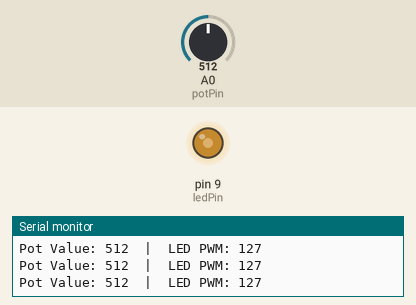
Simulated run of this sketch. Board: Arduino Uno, built with avr-gcc and run on an emulated ATmega328P. Shown: output pins drawn as LEDs (lit = HIGH), the last lines printed to the serial monitor. The inputs (shaded band) are chosen by the test bench; at power-on: A0 (potPin) = 512.

Above: at 1.2 s.
1.3 s: A0 (potPin) set to 411
At 2.7 s:
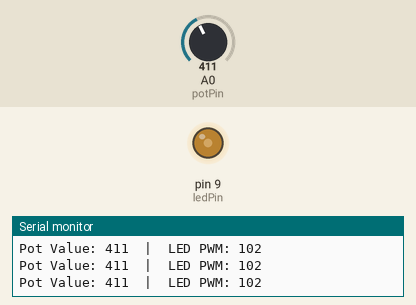
4.3 s: A0 (potPin) set to 387
At 5.6 s:
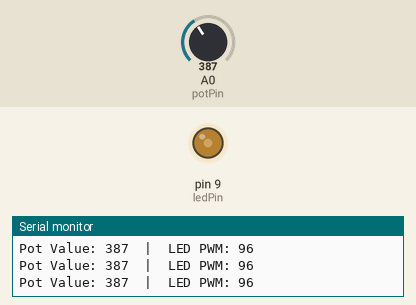
7.3 s: A0 (potPin) set to 109
At 7.8 s:
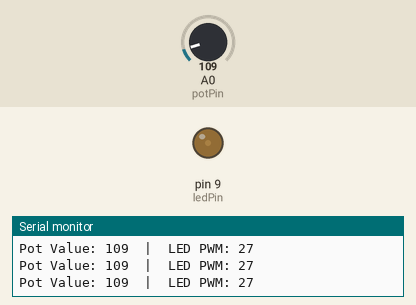
8.8 s: A0 (potPin) set to 95
At 10.0 s:
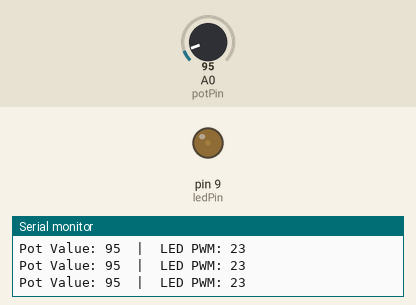
11.8 s: A0 (potPin) set to 0
At 12.1 s:
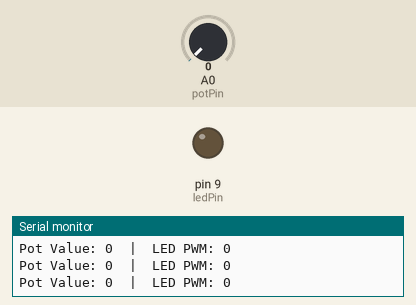
13.3 s: A0 (potPin) set to 8
At 14.7 s:
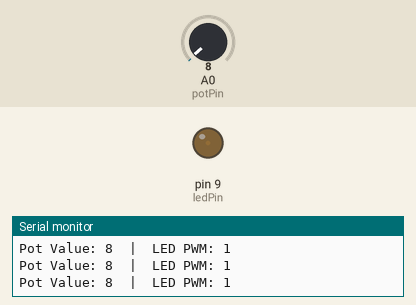
16.3 s: A0 (potPin) set to 11
Timing chart, 0 to 19.3 s (numbered marks = the images above; inputs shaded):
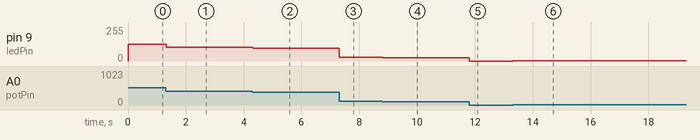

The sketch:

LED_PWM.ino
```cpp
// (licence header left out)
int potPin = A0;     // Potentiometer connected to A0
int ledPin = 9;      // LED connected to PWM pin 9
int potValue = 0;    // Raw analog value
int ledValue = 0;    // Mapped PWM value (0–255)

void setup() {
  pinMode(ledPin, OUTPUT);
  Serial.begin(9600);
}

void loop() {
  potValue = analogRead(potPin);          // Read 0–1023
  ledValue = map(potValue, 0, 1023, 0, 255); // Convert to 0–255 for PWM
  analogWrite(ledPin, ledValue);          // Control LED brightness
  Serial.print("Pot Value: ");
  Serial.print(potValue);
  Serial.print("  |  LED PWM: ");
  Serial.println(ledValue);
  delay(20);
}
```

Measured:
- after the input at 1.3 s, pin 9 (ledPin): 127/255 → 102/255 at once
- after the input at 4.3 s, pin 9 (ledPin): 102/255 → 96/255 at once
- after the input at 7.3 s, pin 9 (ledPin): 96/255 → 27/255 at once
- after the input at 8.8 s, pin 9 (ledPin): 27/255 → 23/255 at once
- after the input at 11.8 s, pin 9 (ledPin): 23/255 → 0/255 at once
- after the input at 13.3 s, pin 9 (ledPin): 0/255 → 1/255 at once
- after the input at 16.3 s, pin 9 (ledPin): 1/255 → 2/255 at once
